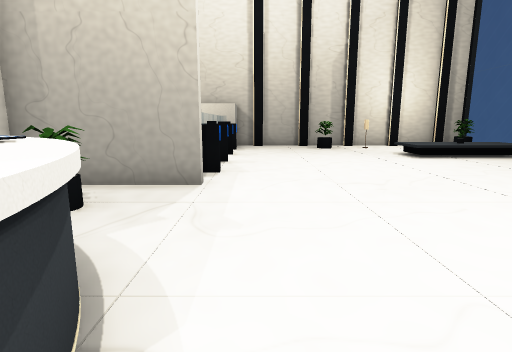
view 1 (above)

24 first-person views from a walk through a 3-D level made in the Unity game engine. The camera is 1.4 m above the floor, tilts 10° down and sees 80° across. The floor is counted in squares, 1 m on a side. Each view is taken from the middle of a square. On the plan, view 1 faces up. The plan holds only what a view shows up to about 14 squares ahead; the rest is blank. Door leaves are left out, so doorways stand open.

view 2
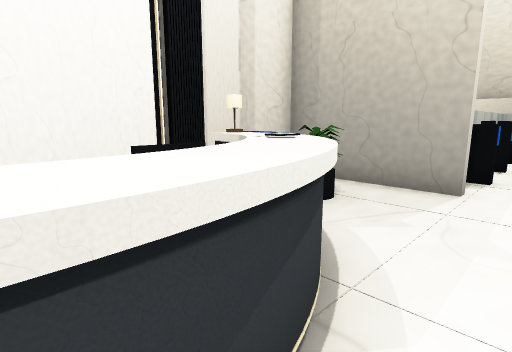

view 3
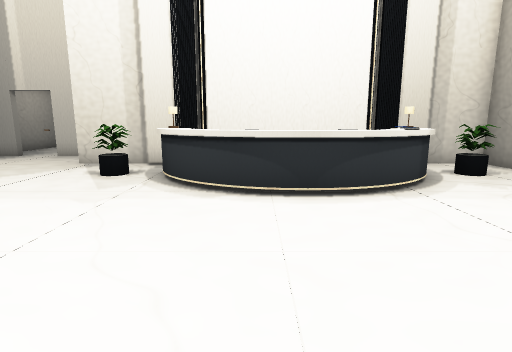

view 4
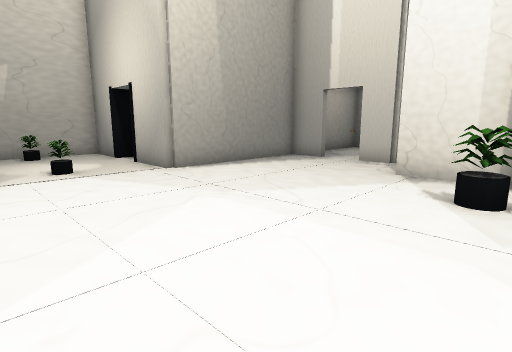

view 5
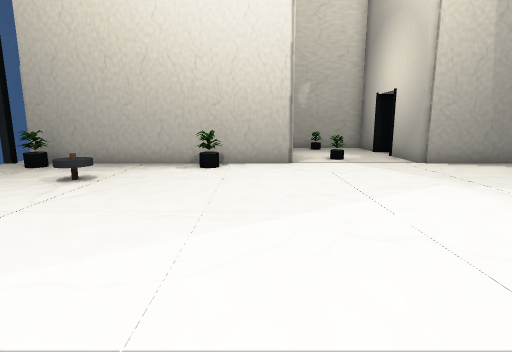

view 6
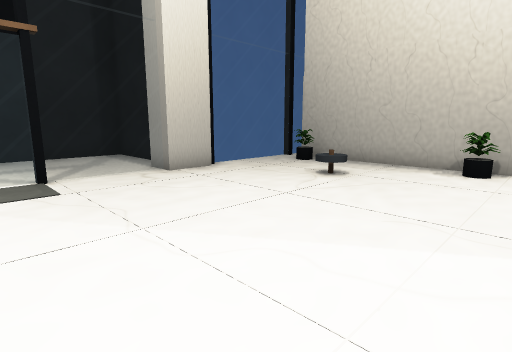

view 7
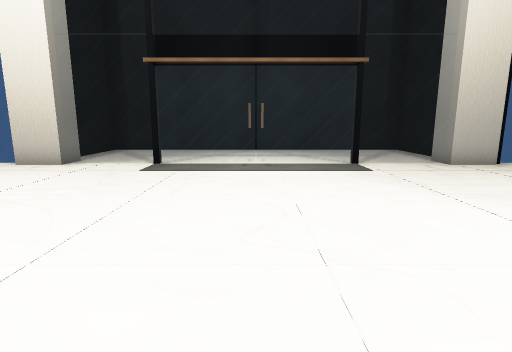

view 8
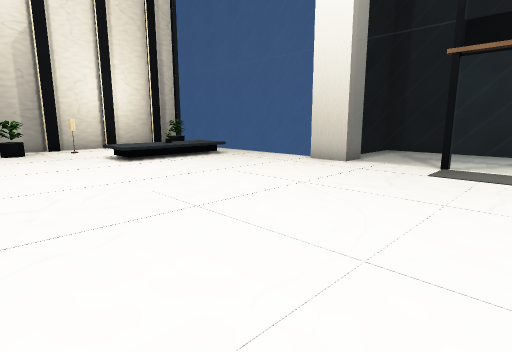

view 9
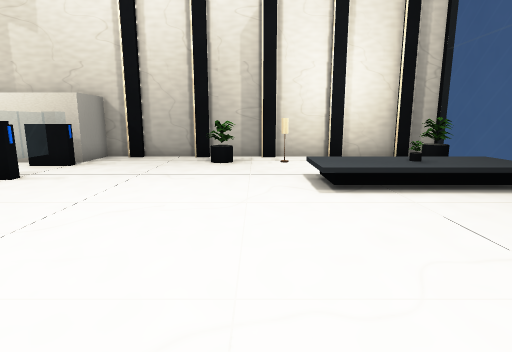

view 10
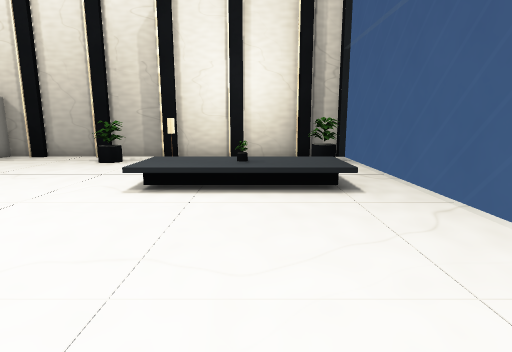

view 11
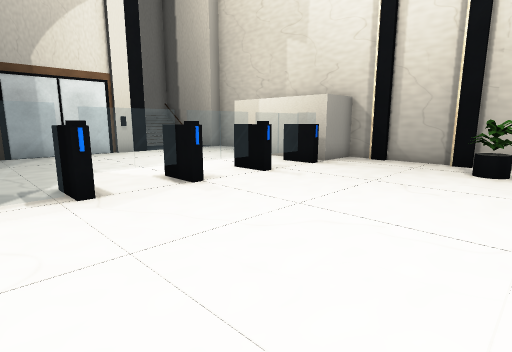

view 12
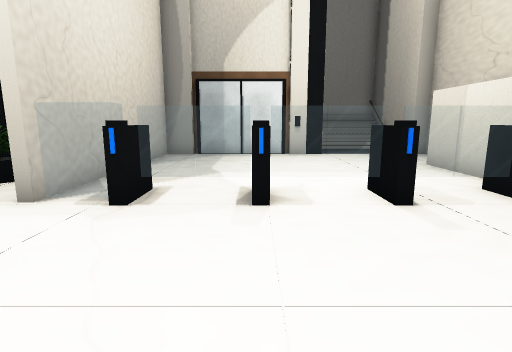

view 13
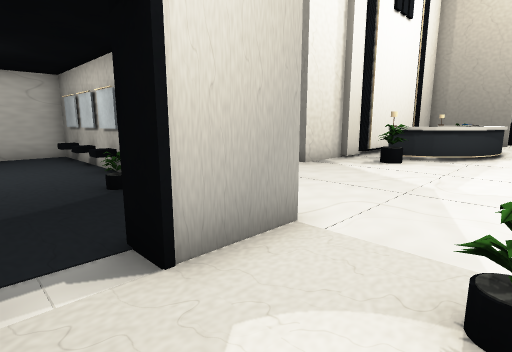

view 14
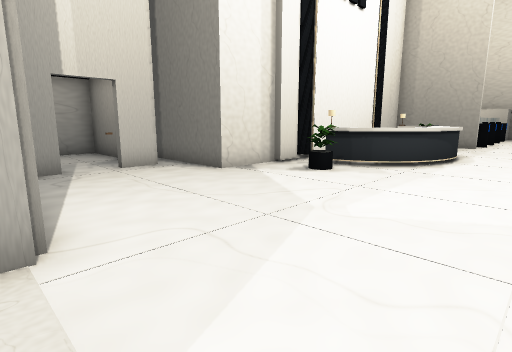

view 15
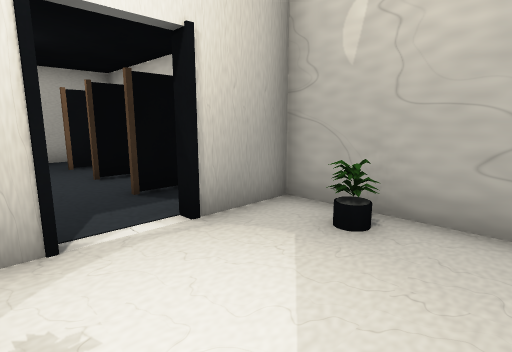

view 16
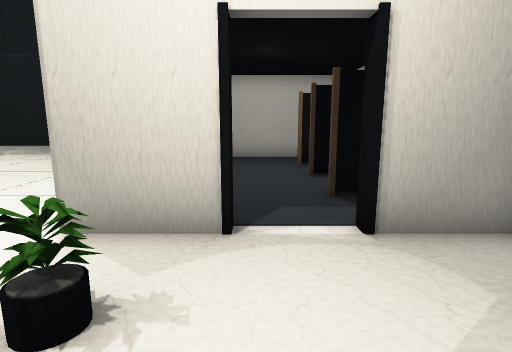

view 17
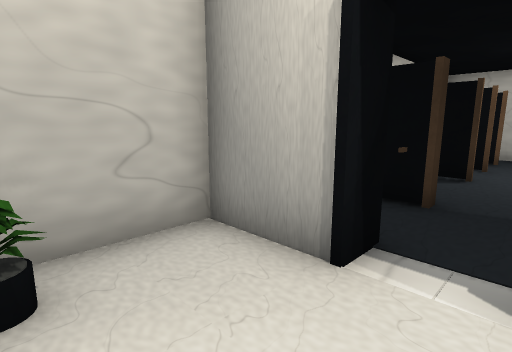

view 18
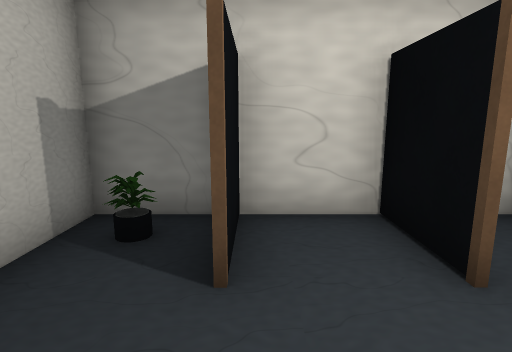

view 19
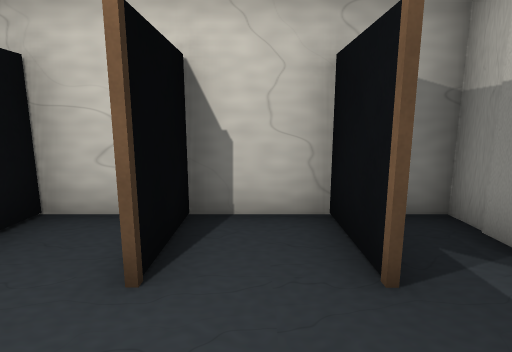

view 20
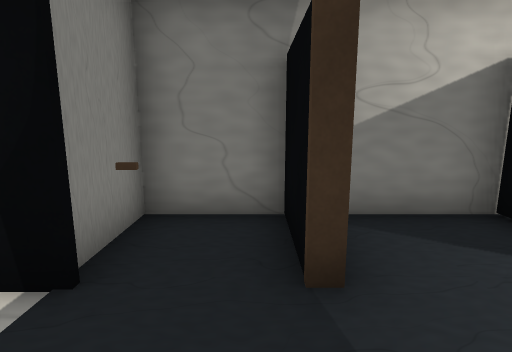

view 21
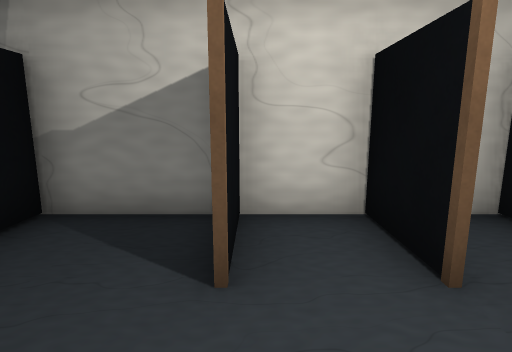

view 22
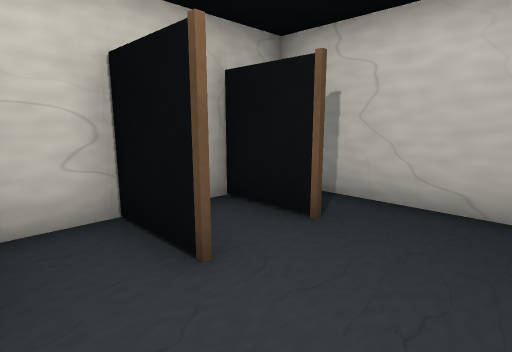

view 23
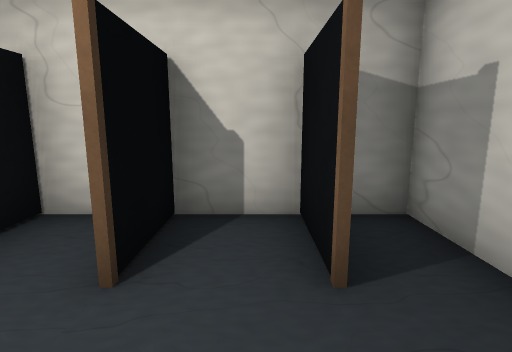

view 24
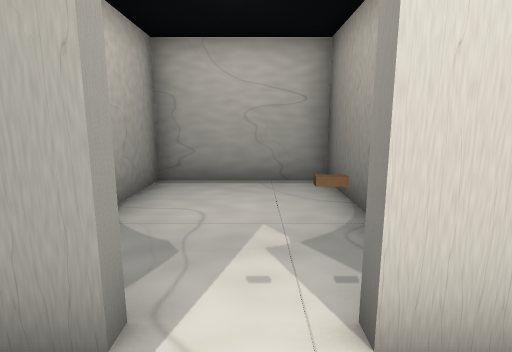

### Floor plan
Key: @ floor where view 1 was taken; # wall or solid block; . main floor; : floor 0.5 m higher than the main floor; / step, stairs or slope; D open door; = window, fence, low wall or low ledge; ^ raised ledge; O other object.
Columns run from 14 left of view 1 to 15 right of it. Each row starts with its distance up from view 1.
 19     #        ###############
 18     #        #........     =
 17         ######....O.O.   OO=
 16         ....OO........    .=
 15      ....... .........    .=
 14     #....... ......../////.=
 13     OO......OO.......::O//.=
 12     #.......O......../////.=
 11     #.......OO.............=
 10     #.......O..............
  9     #.......OO.............=
  8     #.......=.............##
  7     #########.............####
  6         #..................=.
  5         #..O...............=.
  4         ##.................=.
  3         ##O^O..............=.
  2          #  ^^.............=.
  1          #  ^^.............=.
  0          #   ^@............=.
 -1          #   ^.............=.
 -2          # ^^^.............=.
 -3         ##O^^..............=.
 -4         ##.................=.
 -5         #..O...............=.
 -6         #..................=.
 -7     #####.................####
 -8 ####  #...................=#
 -9 #.....#....................=
-10 #..........................=
-11 #.....D....................=
-12 #.....#............O.... O.=
-13 ##O#O#O######....## # #  ##
-14 #.......O...#..O.#  ......#=
-15 #.........................#
-16 #.O.O.O..O.OD......O.O.O..#
-17 #.#.#.#..#..#....#.#.#.#..#
-18 #.#.#.#..#..#..O. .#.#.#.O#
-19 ###########################

Positions as (right, up) in squares from view 1, and headings:
1: (0, 0), facing up
2: (0, 0), facing up-left
3: (5, -1), facing left
4: (3, -4), facing down-left
5: (4, -2), facing down
6: (4, -2), facing down-right
7: (2, 0), facing right
8: (2, 1), facing up-right
9: (5, 6), facing up
10: (9, 6), facing up
11: (5, 7), facing up-left
12: (4, 11), facing left
13: (1, -16), facing up-left
14: (2, -13), facing up-left
15: (-1, -14), facing down-right
16: (-1, -15), facing right
17: (1, -15), facing down-left
18: (9, -14), facing down
19: (6, -14), facing down
20: (-4, -14), facing down
21: (-8, -14), facing down
22: (-8, -14), facing down-left
23: (-11, -14), facing down
24: (-6, -10), facing left
